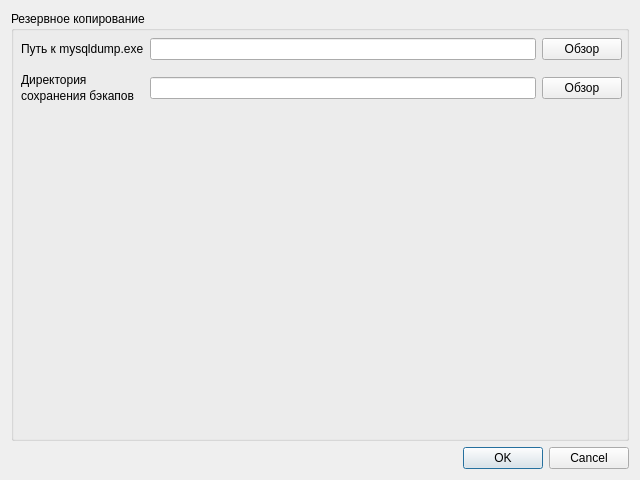
<?xml version="1.0" encoding="UTF-8"?>
<ui version="4.0">
 <class>Settings</class>
 <widget class="QDialog" name="Settings">
  <property name="geometry">
   <rect>
    <x>0</x>
    <y>0</y>
    <width>640</width>
    <height>480</height>
   </rect>
  </property>
  <property name="windowTitle">
   <string>Dialog</string>
  </property>
  <layout class="QGridLayout" name="gridLayout_2">
   <item row="1" column="0">
    <widget class="QDialogButtonBox" name="pbnSaveSettings">
     <property name="orientation">
      <enum>Qt::Horizontal</enum>
     </property>
     <property name="standardButtons">
      <set>QDialogButtonBox::Cancel|QDialogButtonBox::Ok</set>
     </property>
    </widget>
   </item>
   <item row="0" column="0">
    <layout class="QGridLayout" name="gridLayout">
     <item row="2" column="0">
      <widget class="QGroupBox" name="groupBox">
       <property name="sizePolicy">
        <sizepolicy hsizetype="Minimum" vsizetype="Minimum">
         <horstretch>0</horstretch>
         <verstretch>0</verstretch>
        </sizepolicy>
       </property>
       <property name="title">
        <string>Резервное копирование</string>
       </property>
       <widget class="QWidget" name="gridLayoutWidget_2">
        <property name="geometry">
         <rect>
          <x>10</x>
          <y>20</y>
          <width>601</width>
          <height>81</height>
         </rect>
        </property>
        <layout class="QGridLayout">
         <item row="1" column="2">
          <widget class="QPushButton" name="pbhBrowseBupDir">
           <property name="text">
            <string>Обзор</string>
           </property>
          </widget>
         </item>
         <item row="1" column="0">
          <widget class="QLabel" name="label_2">
           <property name="text">
            <string>&lt;html&gt;&lt;head/&gt;&lt;body&gt;&lt;p style=&quot;line-height: 0.3&quot;&gt;Директория&lt;/p&gt;&lt;p&gt;сохранения бэкапов&lt;/p&gt;&lt;/body&gt;&lt;/html&gt;</string>
           </property>
          </widget>
         </item>
         <item row="0" column="2">
          <widget class="QPushButton" name="pbnBrowseMysqlDump">
           <property name="text">
            <string>Обзор</string>
           </property>
          </widget>
         </item>
         <item row="0" column="1">
          <widget class="QLineEdit" name="leMysqlDumpPath"/>
         </item>
         <item row="0" column="0">
          <widget class="QLabel" name="label">
           <property name="text">
            <string>Путь к mysqldump.exe</string>
           </property>
          </widget>
         </item>
         <item row="1" column="1">
          <widget class="QLineEdit" name="leBupDirPath"/>
         </item>
        </layout>
       </widget>
      </widget>
     </item>
    </layout>
   </item>
  </layout>
 </widget>
 <resources/>
 <connections>
  <connection>
   <sender>pbnSaveSettings</sender>
   <signal>accepted()</signal>
   <receiver>Settings</receiver>
   <slot>accept()</slot>
   <hints>
    <hint type="sourcelabel">
     <x>248</x>
     <y>254</y>
    </hint>
    <hint type="destinationlabel">
     <x>157</x>
     <y>274</y>
    </hint>
   </hints>
  </connection>
  <connection>
   <sender>pbnSaveSettings</sender>
   <signal>rejected()</signal>
   <receiver>Settings</receiver>
   <slot>reject()</slot>
   <hints>
    <hint type="sourcelabel">
     <x>316</x>
     <y>260</y>
    </hint>
    <hint type="destinationlabel">
     <x>286</x>
     <y>274</y>
    </hint>
   </hints>
  </connection>
 </connections>
</ui>
